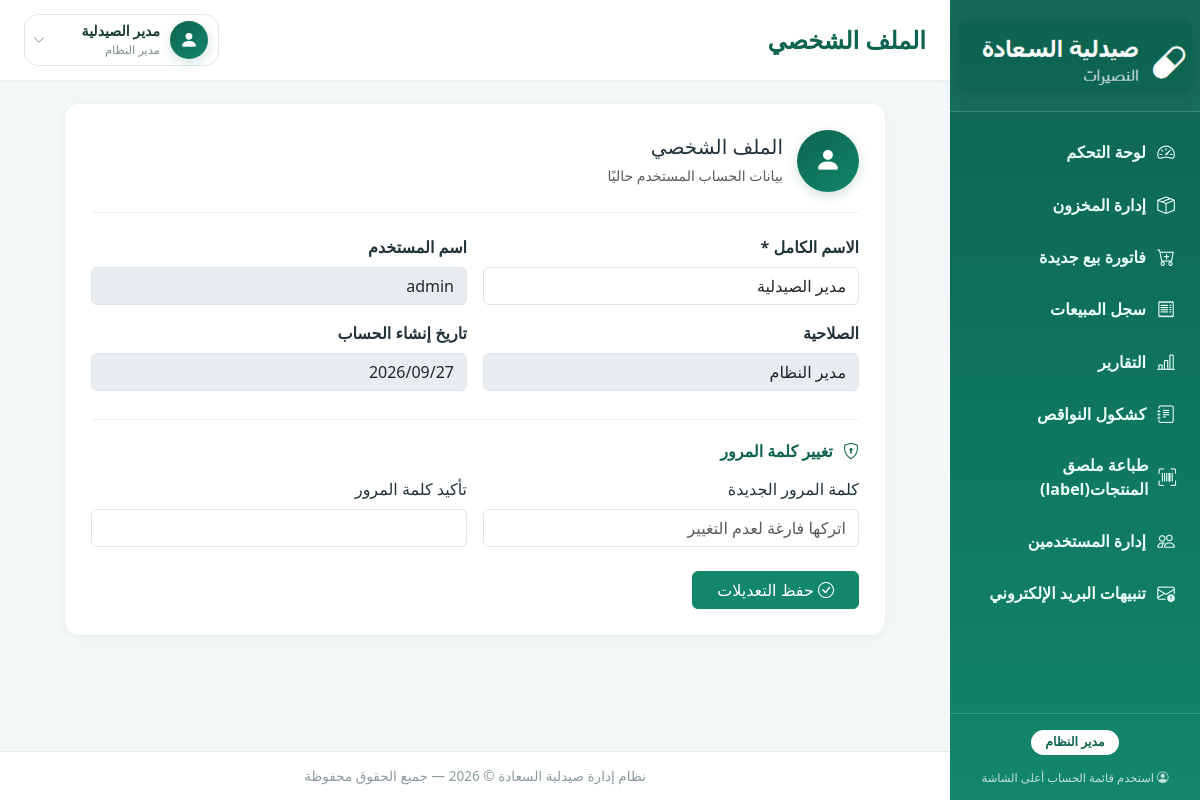
The app's page /profile.php (signed in) with its own data.
### tables this page shows
CREATE TABLE users (
    id INT AUTO_INCREMENT PRIMARY KEY,
    username VARCHAR(50) NOT NULL UNIQUE,
    password VARCHAR(255) NOT NULL,
    full_name VARCHAR(100) NOT NULL,
    role ENUM('admin', 'cashier') NOT NULL DEFAULT 'cashier',
    is_active TINYINT(1) NOT NULL DEFAULT 1,
    created_at TIMESTAMP DEFAULT CURRENT_TIMESTAMP
);

### includes/functions.php (called while the page is built, shortened)
<?php
function e($value) {
    return htmlspecialchars($value ?? '', ENT_QUOTES, 'UTF-8');
}

### profile.php (the view, shortened to what this page needs)
<?php
require_once 'config/db.php';
require_once 'includes/functions.php';
$userId = (int)$_SESSION['user_id'];
$stmt = $pdo->prepare('SELECT id, username, full_name, role, is_active, created_at FROM users WHERE id = ? LIMIT 1');
$stmt->execute([$userId]);
$user = $stmt->fetch();
require_once 'includes/header.php';
?>
<div class="profile-page-grid">
    <div class="card-panel profile-card">
        <div class="profile-card-title">
            <span class="profile-avatar profile-avatar-xl"><i class="bi bi-person-fill"></i></span>
            <div><h5 class="mb-1">الملف الشخصي</h5><small class="text-muted">بيانات الحساب المستخدم حاليًا</small></div>
        </div>
        <form method="POST" action="profile.php">
            <div class="row g-3">
                <div class="col-md-6">
                    <label class="form-label fw-semibold">الاسم الكامل *</label>
                    <input type="text" name="full_name" class="form-control" value="<?= e($user['full_name']) ?>" required>
                </div>
                <div class="col-md-6">
                    <label class="form-label fw-semibold">اسم المستخدم</label>
                    <input type="text" class="form-control" value="<?= e($user['username']) ?>" disabled>
                </div>
                <div class="col-md-6">
                    <label class="form-label fw-semibold">الصلاحية</label>
                    <input type="text" class="form-control" value="<?= $user['role'] === 'admin' ? 'مدير النظام' : 'كاشير / موظف' ?>" disabled>
                </div>
                <div class="col-md-6">
                    <label class="form-label fw-semibold">تاريخ إنشاء الحساب</label>
                    <input type="text" class="form-control" value="<?= e(date('Y/m/d', strtotime($user['created_at']))) ?>" disabled>
                </div>
            </div>
            <div id="password" class="profile-password-section">
                <h6><i class="bi bi-shield-lock"></i> تغيير كلمة المرور</h6>
                <div class="row g-3">
                    <div class="col-md-6"><label class="form-label">كلمة المرور الجديدة</label><input type="password" name="password" class="form-control" minlength="6" autocomplete="new-password" placeholder="اتركها فارغة لعدم التغيير"></div>
                    <div class="col-md-6"><label class="form-label">تأكيد كلمة المرور</label><input type="password" name="password_confirm" class="form-control" minlength="6" autocomplete="new-password"></div>
                </div>
            </div>
            <button type="submit" class="btn btn-primary-app px-4 mt-4"><i class="bi bi-check-circle"></i> حفظ التعديلات</button>
        </form>
    </div>
</div>
<?php require_once 'includes/footer.php'; ?>

### assets/css/style.css (style rules this page uses)
:root { --primary: #12876b; --primary-dark: #0d6350; --primary-light: #e6f5f1; --accent: #2e9c7f; --danger: #d9455f; --warning: #e0a12c; --bg: #f4f7f8; --sidebar-w: 250px; }
* { box-sizing: border-box; }
body { font-family: 'Segoe UI', Tahoma, 'Arial', sans-serif; background: var(--bg); color: #22333b; margin: 0; }
.card-panel { background: #fff; border-radius: 14px; box-shadow: 0 2px 10px rgba(0,0,0,.05); padding: 20px; }
.btn-primary-app { background: var(--primary); border-color: var(--primary); color: #fff; }
.profile-avatar { width:38px; height:38px; border-radius:50%; background:linear-gradient(145deg,var(--primary-dark),var(--primary)); color:#fff; display:inline-flex; align-items:center; justify-content:center; flex:0 0 auto; box-shadow:0 4px 12px rgba(13,99,80,.18); }
.profile-avatar i { font-size:1.15rem; }
.profile-page-grid { max-width:820px; margin:0 auto; }
.profile-card { padding:26px; }
.profile-card-title { display:flex; align-items:center; gap:14px; padding-bottom:20px; margin-bottom:22px; border-bottom:1px solid #edf1f0; }
.profile-avatar-xl { width:62px; height:62px; }
.profile-avatar-xl i { font-size:1.65rem; }
.profile-password-section { margin-top:28px; padding-top:22px; border-top:1px solid #edf1f0; }
.profile-password-section h6 { color:var(--primary-dark); font-weight:800; margin-bottom:16px; }
.profile-password-section h6 i { margin-left:6px; }

### records on screen
users: full_name "مدير الصيدلية", username "admin", role "مدير النظام", created_at "2026/09/27"

### other values on screen
$pageTitle "الملف الشخصي"
$_SESSION['full_name'] "مدير الصيدلية"
